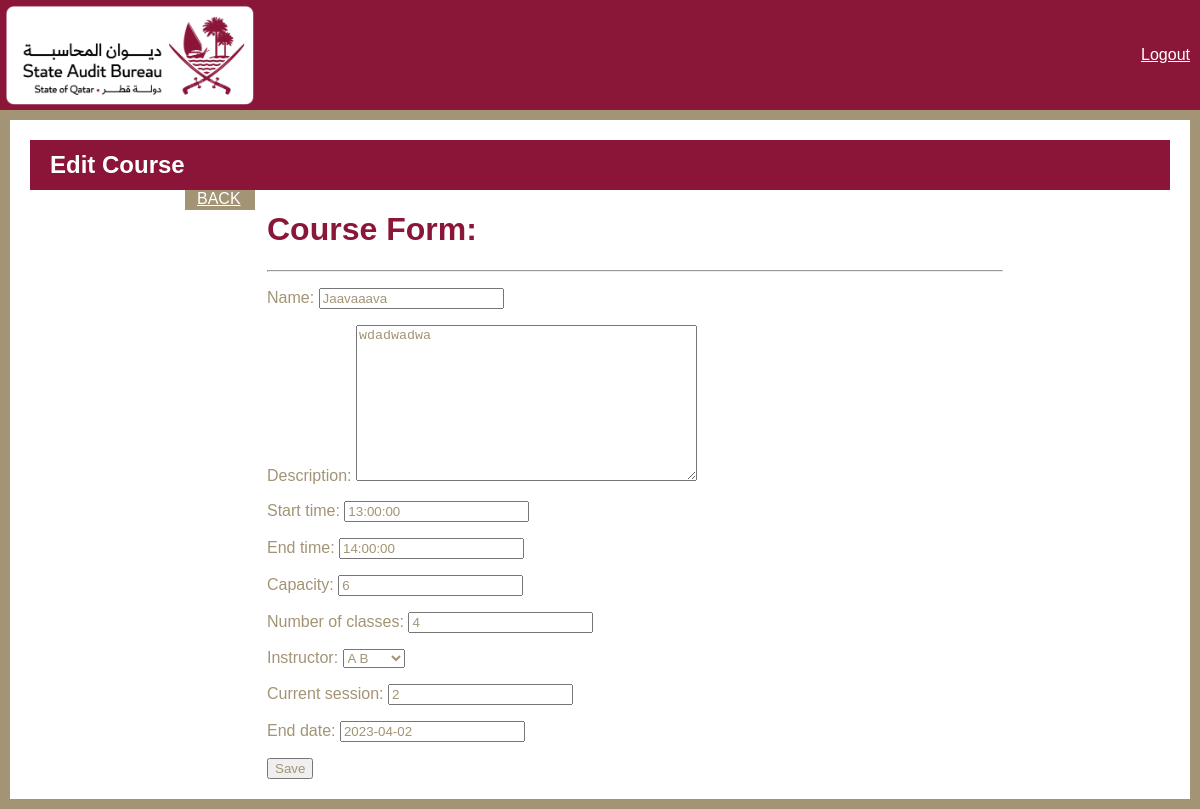
The page /course-update/2/ on the database its author committed.
### base/models.py (models this page shows, shortened)
class Course(models.Model):
    name = models.CharField(max_length=100)
    description = models.TextField()
    start_time = models.TimeField()
    end_time = models.TimeField()
    capacity = models.PositiveIntegerField()
    number_of_classes = models.PositiveIntegerField()
    instructor = models.ForeignKey(Instructor, on_delete=models.CASCADE)
    current_session = models.IntegerField()
    start_date = models.DateField(auto_now_add=True)
    end_date = models.DateField(null=True)

### base/views.py (the view)
# urls.py: path('course-update/<int:pk>/', CourseUpdate.as_view(), name="course-update"),
class CourseUpdate(UpdateView):
    model = Course
    template_name = 'base/admin_dashboard/course_form.html'
    fields = '__all__'
    success_url = reverse_lazy("courses")

### base/models.py (called while the page is built)
     def __str__(self):
          return self.first_name + " " + self.last_name

### base/templates/base/admin_dashboard/course_form.html (shortened to what this page needs)
{% load static %}
<!DOCTYPE html>
<html>
   <head>
      <link rel="stylesheet" href="https://cdnjs.cloudflare.com/ajax/libs/font-awesome/6.3.0/css/all.min.css" />
	    <link rel="stylesheet" href="https://cdnjs.cloudflare.com/ajax/libs/bootstrap/5.3.0-alpha1/css/bootstrap-grid.min.css" />
      <link rel="stylesheet" href="{% static 'css/reg_style.css' %}">
</head>
   <body>
    <div class="header">
      <div class="logo">
         <img src="{% static 'img/primary-rgb-state-audit-bureau-1@2x.png' %}" alt="Logo">
        </div>
        <div class="language-toggle">
          <span ><a  style="color:white;"class="hello-msg" href="{% url 'logout' %}">Logout</a></span>
       </div>
    </div>
    <div class="gold-border container-fluid">
      <div class="maroon-bar">
        <h2>Edit Course</h2>
      </div>
      <div class="container">
        <div class="row justify-content-center">
          <a class="btn btn-primary" style="width: 70px; height:20px; color:white;" href="{% url 'courses' %}" text-align=left;>BACK</a></td>
          <div class="col-md-8">
            <div class="card">
              <div class="card-header">
                <h1 style="color:#8A1738" > Course Form:</h1>
                <hr/>
              </div>
              <div class="card-body" >
                <form method="POST" action="">
                    {{form.as_p}}
                    <input type="submit" value="Save">
                </form>
              </div>
            </div>
          </div>
        </div>
      </div>
    </div>
</body>
</html>

### base/static/css/reg_style.css (style rules this page uses)
* { box-sizing: border-box; }
body { margin: 0; font-family: sans-serif; color: #A29475; }
.header { display: flex; justify-content: space-between; align-items: center; padding: 10px; background-color: #8A1738; height: 110px; }
.logo img { height: 100px; left: 5px; position: absolute; top: 5px; }
form, label, input, select, textarea { color: #A29475 !important; }
.btn-primary { background-color: #A29475 !important; border-color: #A29475 !important; }

### base/templates/base/admin_dashboard/course_form.html (style rules this page uses)
body { margin: 20px; background-color: #fff; }
.gold-border { border: 10px solid#A29475; padding: 20px; background-color: #fff; }
.maroon-bar { background-color: #8A1538; color: #fff; height: 50px; display: flex; align-items: center; justify-content: flex-start; padding: 0 20px; }
.maroon-bar h2 { margin: 0; font-weight: bold; font-size: 24px; }
.btn-primary { background-color: #A29475 !important; border-color: #A29475 !important; }
a:link { color: #fff; }

### rows shown on the page
Course: name "Jaavaaava", description "wdadwadwa", start_time "13:00:00", end_time "14:00:00", capacity "6", number_of_classes "4", instructor "A B", current_session "2", end_date "2023-04-02"
